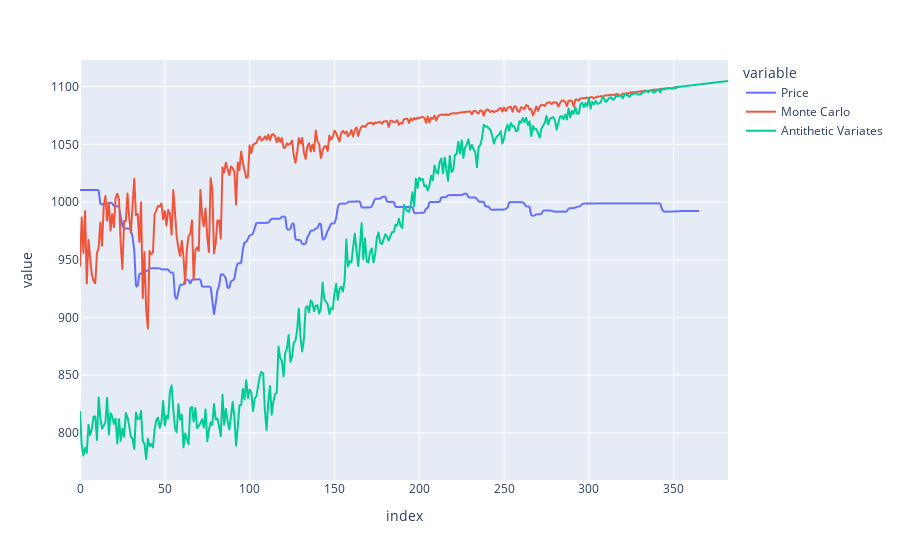

The notebook cell this image was saved under:
### Code cell
px.line(merged, y=["Price", "Monte Carlo", "Antithetic Variates"])

### Figure 1 — Plotly figure (JSON) as saved in the notebook; plotly's stock layout.template omitted (floating-point values rounded to 4 significant figures; data arrays with more than 128 entries replaced by an {"elided": "..."} marker saying what was removed)
{"data": [{"hovertemplate": "variable=Price<br>index=%{x}<br>value=%{y}<extra></extra>", "legendgroup": "Price", "line": {"color": "#636efa", "dash": "solid"}, "marker": {"symbol": "circle"}, "mode": "lines", "name": "Price", "showlegend": true, "type": "scattergl", "x": {"elided": "383 int values"}, "xaxis": "x", "y": {"elided": "383 float values"}, "yaxis": "y"}, {"hovertemplate": "variable=Monte Carlo<br>index=%{x}<br>value=%{y}<extra></extra>", "legendgroup": "Monte Carlo", "line": {"color": "#EF553B", "dash": "solid"}, "marker": {"symbol": "circle"}, "mode": "lines", "name": "Monte Carlo", "showlegend": true, "type": "scattergl", "x": {"elided": "383 int values"}, "xaxis": "x", "y": {"elided": "383 float values"}, "yaxis": "y"}, {"hovertemplate": "variable=Antithetic Variates<br>index=%{x}<br>value=%{y}<extra></extra>", "legendgroup": "Antithetic Variates", "line": {"color": "#00cc96", "dash": "solid"}, "marker": {"symbol": "circle"}, "mode": "lines", "name": "Antithetic Variates", "showlegend": true, "type": "scattergl", "x": {"elided": "383 int values"}, "xaxis": "x", "y": {"elided": "383 float values"}, "yaxis": "y"}], "layout": {"legend": {"title": {"text": "variable"}, "tracegroupgap": 0}, "margin": {"t": 60}, "xaxis": {"anchor": "y", "domain": [0, 1], "title": {"text": "index"}}, "yaxis": {"anchor": "x", "domain": [0, 1], "title": {"text": "value"}}}}
